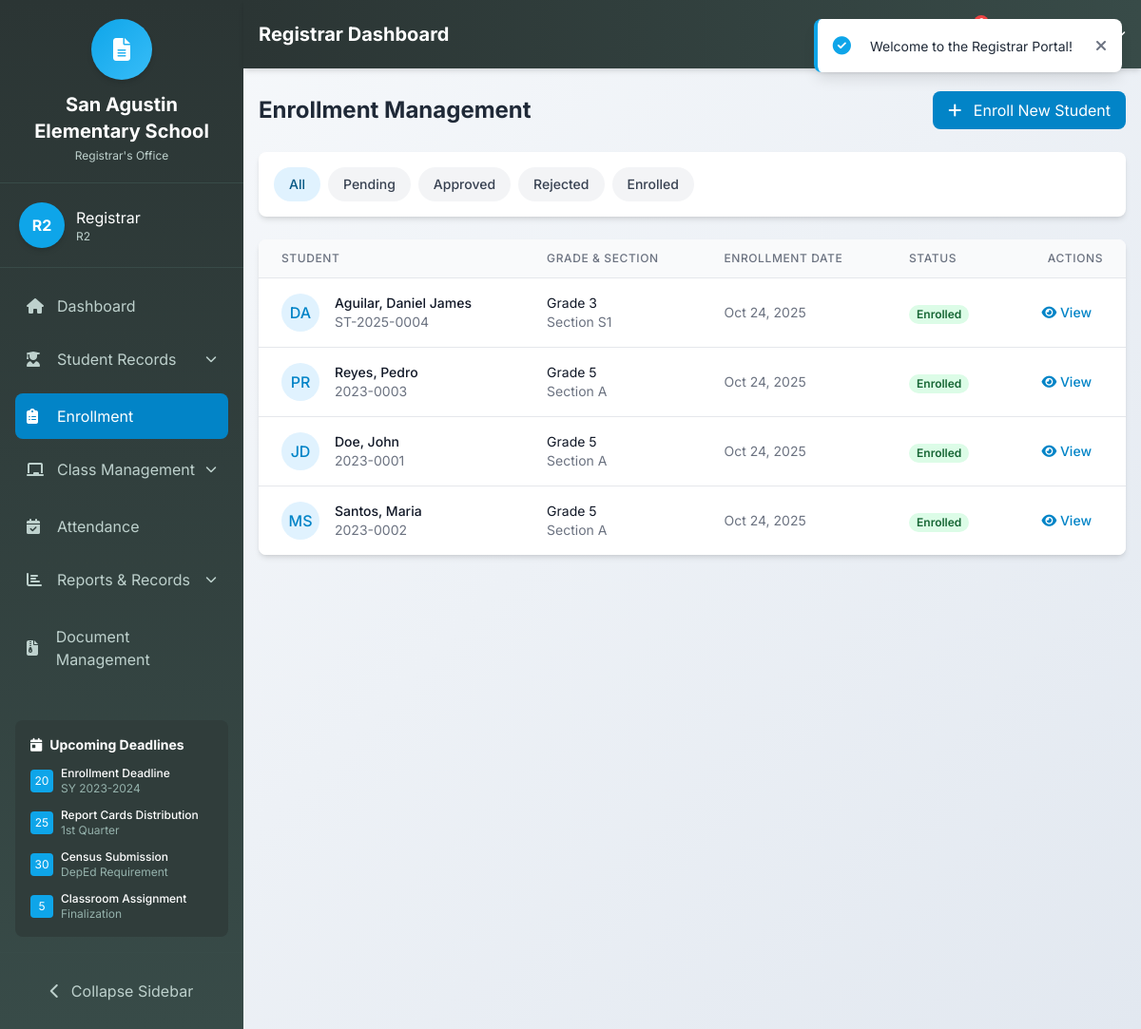
The app's page /registrar/enrollment.php (signed in) with its own data.
### tables this page shows
CREATE TABLE `students` (
  `id` int(11) NOT NULL,
  `user_id` int(11) DEFAULT NULL,
  `student_id` varchar(20) NOT NULL,
  `first_name` varchar(50) NOT NULL,
  `last_name` varchar(50) NOT NULL,
  `middle_name` varchar(50) DEFAULT NULL,
  `birthdate` date NOT NULL,
  `gender` enum('Male','Female','Other') DEFAULT NULL,
  `address` text DEFAULT NULL,
  `email` varchar(100) DEFAULT NULL,
  `contact_number` varchar(20) DEFAULT NULL,
  `guardian_name` varchar(100) DEFAULT NULL,
  `guardian_contact` varchar(20) DEFAULT NULL,
  `guardian_relationship` varchar(50) DEFAULT NULL,
  `grade_level` int(11) NOT NULL,
  `section` varchar(10) DEFAULT NULL,
  `school_year` varchar(20) DEFAULT NULL,
  `lrn` varchar(20) DEFAULT NULL,
  `status` enum('Active','Inactive','Transferred','Graduated') DEFAULT 'Active',
  `is_active` tinyint(1) NOT NULL DEFAULT 1,
  `last_login` datetime DEFAULT NULL,
  `created_at` timestamp NOT NULL DEFAULT current_timestamp(),
  `updated_at` timestamp NOT NULL DEFAULT current_timestamp() ON UPDATE current_timestamp()
);

### registrar/enrollment.php (the view, shortened to what the rows shown need)
<?php
$database = new Database();
$pdo = $database->getConnection('registrar');
$enrollments = [];
try {
    $query = "SELECT
                s.id,
                s.student_id,
                s.first_name,
                s.last_name,
                s.grade_level,
                s.section,
                s.school_year,
                s.status,
                s.created_at as enrollment_date
              FROM students s
              WHERE 1=1";
    $params = [];
    $query .= " ORDER BY s.created_at DESC, s.last_name ASC";
    $stmt = $pdo->prepare($query);
    $stmt->execute($params);
    $enrollments = $stmt->fetchAll(PDO::FETCH_ASSOC);
} catch (PDOException $e) {
    $error = "Error fetching students: " . $e->getMessage();
}
?>
<!DOCTYPE html>
<html lang="en">
<head>
    <script src="https://cdn.tailwindcss.com"></script>
    <link rel="stylesheet" href="https://cdnjs.cloudflare.com/ajax/libs/font-awesome/6.4.0/css/all.min.css">
</head>
<body class="min-h-screen flex">
    <div id="sidebar" class="sidebar w-64 min-h-screen flex flex-col text-white">
        <div class="p-5 border-b border-secondary-700 flex flex-col items-center">
            <h1 class="text-xl font-bold text-center logo-text">San Agustin Elementary School</h1>
        </div>
        <div class="p-5 border-b border-secondary-700">
            <div class="flex items-center space-x-3">
                <div class="user-text">
                    <h2>Registrar</h2>
                </div>
            </div>
        </div>
    </div>
    <div class="flex-1 flex flex-col">
        <header class="header-bg text-white p-4 flex items-center justify-between shadow-md">
            <div class="flex items-center">
                <h1 class="text-xl font-bold">Registrar Dashboard</h1>
            </div>
        </header>
        <div class="container mx-auto px-4 py-6">
            <div class="flex justify-between items-center mb-6">
                <h1 class="text-2xl font-bold text-gray-800">Enrollment Management</h1>
            </div>
            <div class="bg-white rounded-lg shadow-md overflow-hidden dashboard-card">
                <div class="overflow-x-auto">
                    <table class="min-w-full divide-y divide-gray-200">
                        <thead class="bg-gray-50">
                            <tr>
                                <th scope="col" class="px-6 py-3 text-left text-xs font-medium text-gray-500 uppercase tracking-wider">Student</th>
                                <th scope="col" class="px-6 py-3 text-left text-xs font-medium text-gray-500 uppercase tracking-wider">Grade & Section</th>
                                <th scope="col" class="px-6 py-3 text-left text-xs font-medium text-gray-500 uppercase tracking-wider">Enrollment Date</th>
                                <th scope="col" class="px-6 py-3 text-left text-xs font-medium text-gray-500 uppercase tracking-wider">Status</th>
                                <th scope="col" class="px-6 py-3 text-right text-xs font-medium text-gray-500 uppercase tracking-wider">Actions</th>
                            </tr>
                        </thead>
                        <tbody class="bg-white divide-y divide-gray-200">
                            <?php if (empty($enrollments)): ?>
                                <tr>
                                    <td colspan="5" class="px-6 py-12 text-center text-gray-500">
                                        <i class="fas fa-user-graduate text-4xl mb-3"></i>
                                        <p>No enrollments found.</p>
                                    </td>
                                </tr>
                            <?php else: ?>
                                <?php foreach ($enrollments as $enrollment): ?>
                                    <tr class="hover:bg-gray-50">
                                        <td scope="row" class="px-6 py-4 whitespace-nowrap">
                                            <div class="flex items-center">
                                                <div class="flex-shrink-0 h-10 w-10 rounded-full bg-primary-100 flex items-center justify-center text-primary-600 font-medium">
                                                    <?php echo strtoupper(substr($enrollment['first_name'], 0, 1) . substr($enrollment['last_name'], 0, 1)); ?>
                                                </div>
                                                <div class="ml-4">
                                                    <div class="text-sm font-medium text-gray-900">
                                                        <?php echo htmlspecialchars($enrollment['last_name'] . ', ' . $enrollment['first_name']); ?>
                                                    </div>
                                                    <div class="text-sm text-gray-500">
                                                        <?php echo htmlspecialchars($enrollment['student_id']); ?>
                                                    </div>
                                                </div>
                                            </div>
                                        </td>
                                        <td class="px-6 py-4 whitespace-nowrap">
                                            <div class="text-sm text-gray-900">Grade <?php echo htmlspecialchars($enrollment['grade_level']); ?></div>
                                            <div class="text-sm text-gray-500">Section <?php echo htmlspecialchars($enrollment['section'] ?? 'N/A'); ?></div>
                                        </td>
                                        <td class="px-6 py-4 whitespace-nowrap text-sm text-gray-500">
                                            <?php echo date('M j, Y', strtotime($enrollment['enrollment_date'])); ?>
                                        </td>
                                        <td class="px-6 py-4 whitespace-nowrap">
                                            <?php
                                            $student_status = strtolower($enrollment['status']);
                                            $status_class = 'bg-gray-100 text-gray-800';
                                            $display_status = $enrollment['status'];
                                            if ($student_status === 'active') {
                                                $status_class = 'bg-green-100 text-green-800';
                                                $display_status = 'Enrolled';
                                            } elseif ($student_status === 'pending') {
                                                $status_class = 'bg-yellow-100 text-yellow-800';
                                                $display_status = 'Pending';
                                            } elseif ($student_status === 'inactive') {
                                                $status_class = 'bg-red-100 text-red-800';
                                                $display_status = 'Inactive';
                                            } elseif ($student_status === 'transferred') {
                                                $status_class = 'bg-blue-100 text-blue-800';
                                                $display_status = 'Transferred';
                                            } elseif ($student_status === 'graduated') {
                                                $status_class = 'bg-purple-100 text-purple-800';
                                                $display_status = 'Graduated';
                                            }
                                            ?>
                                            <span class="px-2 inline-flex text-xs leading-5 font-semibold rounded-full <?php echo $status_class; ?>">
                                                <?php echo htmlspecialchars($display_status); ?>
                                            </span>
                                        </td>
                                        <td class="px-6 py-4 whitespace-nowrap text-right text-sm font-medium">
                                            <a href="view_enrollment.php?id=<?php echo $enrollment['id']; ?>" class="text-primary-600 hover:text-primary-900 mr-3">
                                                <i class="fas fa-eye"></i> View
                                            </a>
                                        </td>
                                    </tr>
                                <?php endforeach; ?>
                            <?php endif; ?>
                        </tbody>
                    </table>
                </div>
            </div>
        </div>
    </div>
</body>
</html>

### records on screen
students: first_name+last_name "DA", last_name+first_name "Aguilar, Daniel James", student "ST-2025-0004", grade_level "3", section "S1", created_at "Oct 24, 2025", status "Enrolled"
students: first_name+last_name "PR", last_name+first_name "Reyes, Pedro", student "2023-0003", grade_level "5", section "A", created_at "Oct 24, 2025", status "Enrolled"
students: first_name+last_name "JD", last_name+first_name "Doe, John", student "2023-0001", grade_level "5", section "A", created_at "Oct 24, 2025", status "Enrolled"
students: first_name+last_name "MS", last_name+first_name "Santos, Maria", student "2023-0002", grade_level "5", section "A", created_at "Oct 24, 2025", status "Enrolled"

### other values on screen
$registrar_id_display "R2"
